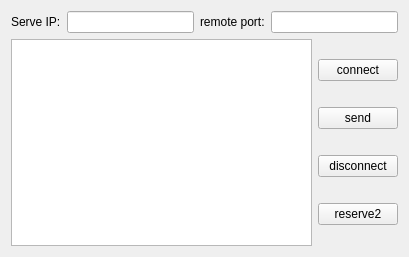
<?xml version="1.0" encoding="UTF-8"?>
<ui version="4.0">
 <class>TcpClient</class>
 <widget class="QWidget" name="TcpClient">
  <property name="geometry">
   <rect>
    <x>0</x>
    <y>0</y>
    <width>409</width>
    <height>257</height>
   </rect>
  </property>
  <property name="windowTitle">
   <string>TcpClient</string>
  </property>
  <layout class="QGridLayout" name="gridLayout">
   <item row="0" column="0">
    <layout class="QVBoxLayout" name="verticalLayout_2">
     <item>
      <layout class="QHBoxLayout" name="horizontalLayout">
       <item>
        <widget class="QLabel" name="label">
         <property name="text">
          <string>Serve IP:</string>
         </property>
        </widget>
       </item>
       <item>
        <widget class="QLineEdit" name="IP"/>
       </item>
       <item>
        <widget class="QLabel" name="label_2">
         <property name="text">
          <string>remote port:</string>
         </property>
        </widget>
       </item>
       <item>
        <widget class="QLineEdit" name="port"/>
       </item>
      </layout>
     </item>
     <item>
      <layout class="QHBoxLayout" name="horizontalLayout_2">
       <item>
        <widget class="QTextEdit" name="textEdit"/>
       </item>
       <item>
        <layout class="QVBoxLayout" name="verticalLayout">
         <item>
          <widget class="QPushButton" name="connect">
           <property name="text">
            <string>connect</string>
           </property>
          </widget>
         </item>
         <item>
          <widget class="QPushButton" name="send">
           <property name="text">
            <string>send</string>
           </property>
          </widget>
         </item>
         <item>
          <widget class="QPushButton" name="disconnect">
           <property name="text">
            <string>disconnect</string>
           </property>
          </widget>
         </item>
         <item>
          <widget class="QPushButton" name="pushButton_3">
           <property name="text">
            <string>reserve2</string>
           </property>
          </widget>
         </item>
        </layout>
       </item>
      </layout>
     </item>
    </layout>
   </item>
  </layout>
 </widget>
 <resources/>
 <connections/>
</ui>
